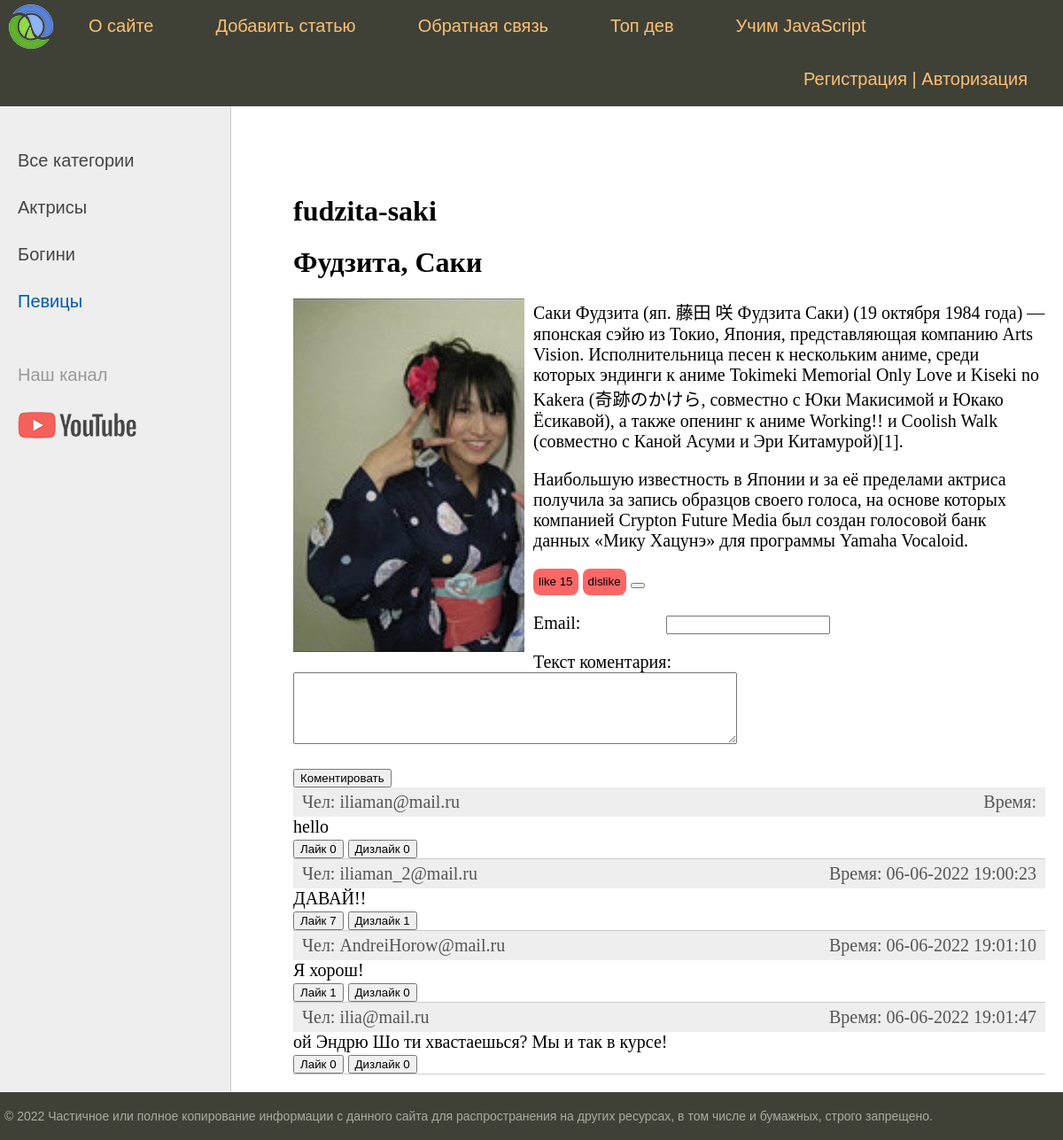
The page /post/fudzita-saki on the database its author committed.
### women/models.py (models this page shows, shortened)
class Category(models.Model):
    name = models.CharField(max_length=100, db_index=True, verbose_name='Название категории')
    slug = models.SlugField(max_length=255, unique=True, db_index=True, verbose_name='URL')
    def get_absolute_url(self):
        return reverse('category', kwargs={'cat_slug': self.slug})
    class Meta:
        verbose_name = 'Категория'
        verbose_name_plural = 'Категории'
        ordering = ['name']

class Women(models.Model):
    title = models.CharField(max_length=255, verbose_name='Заголовок')
    slug = models.SlugField(max_length=255, unique=True, db_index=True, verbose_name='URL')
    content = models.TextField(blank=True, verbose_name='Текст статьи')
    photo = models.ImageField(upload_to="photos/%Y/%m/%d/", verbose_name='Фото')
    time_create = models.DateTimeField(auto_now_add=True, verbose_name='Время создания')
    time_update = models.DateTimeField(auto_now=True, verbose_name='Время изменения')
    like = models.IntegerField(default=0, verbose_name='Лайки')
    dislike = models.IntegerField(default=0, verbose_name='Дизлайки')
    is_published = models.BooleanField(default=True, verbose_name='Публикация')
    cat = models.ForeignKey('Category', on_delete=models.PROTECT, verbose_name='Категория')
    class Meta:
        verbose_name = 'Известные женщины'
        verbose_name_plural = 'Известные женщины'
        ordering = ['time_create', 'title']

class Comment(models.Model):
    email = models.CharField(max_length=50, verbose_name='Email')
    content = models.TextField(blank=True, verbose_name='Текст коментария')
    time_create = models.DateTimeField(auto_now_add=True, verbose_name='Время публикации')
    like = models.IntegerField(default=0, verbose_name='Лайки')
    dislike = models.IntegerField(default=0, verbose_name='Дизлайки')
    post = models.ForeignKey('Women', on_delete=models.PROTECT, verbose_name='Пост')
    def get_absolute_url(self):
        return reverse('post', kwargs={'post_slug': self.post.slug})

### women/views.py (the view)
# urls.py: path('post/<slug:post_slug>', ShowPost.as_view(), name='post'),
class ShowPost(DataMixin, View):
    form_comment = AddCommentForm
    template_name = 'women/post.html'
    def get(self, request, post_slug):
        post = get_object_or_404(Women, slug=post_slug)
        comments = Comment.objects.filter(post_id=post.pk).select_related('post')
        form_comment = self.form_comment
        context = self.get_user_context(post=post, title=post.title, cat_selected=post.cat.slug, comments=comments,
                                        form_comment=form_comment)
        return render(request, self.template_name, context=context)
    def post(self, request, post_slug):
        post = get_object_or_404(Women, slug=post_slug)
        comments = Comment.objects.filter(post_id=post.pk)
        form_comment = self.form_comment
        if 'comment' in request.POST:
            form_comment = self.form_comment(request.POST)
            if form_comment.is_valid():
                email = form_comment.cleaned_data['email']
                content = form_comment.cleaned_data['content']
                go_in_bd = Comment(email=email, content=content, post_id=post.pk)
                go_in_bd.save()
            else:
                form_comment = self.form_comment()  # ошибку в контент форм коментс еррор
        elif 'comment-like' in request.POST:
            comment_id = request.POST.get('comment-like')
            comment = Comment.objects.get(pk=comment_id)
            comment.like += 1
            comment.save()
        elif 'comment-dislike' in request.POST:
            comment_id = request.POST.get('comment-dislike')
            comment = Comment.objects.get(pk=comment_id)
            comment.dislike += 1
            comment.save()
        context = {'post': post, 'title': post.title, 'cat_selected': post.cat.slug,
                   'comments': comments, 'form_comment': form_comment}
        return render(request, self.template_name, context=context)

### women/templatetags/women_tags.py (called while the page is built)
@register.inclusion_tag('usertags/list_categories.html')
def show_categories(sort=None, cat_selected=None):
    if not sort:
        cats = Category.objects.all()
    else:
        cats = Category.objects.order_by(sort)
    return {"cats": cats, "cat_selected": cat_selected}

@register.inclusion_tag('usertags/list_menu.html')
def show_menu(*args, **kwargs):
    menu = [{'title': "О сайте", 'url_name': 'about'},
            {'title': "Добавить статью", 'url_name': 'add_page'},
            {'title': "Обратная связь", 'url_name': 'contact'},
            {'title': "Топ дев", 'url_name': 'toprait'},
            {'title': "Учим JavaScript", 'url_name': 'learnjs'}]
    return {"menu": menu}

### women/utils.py (called while the page is built)
    def get_user_context(self, **kwargs):
        context = kwargs
        cat_selected = 0
        if 'cat_selected' not in context:
            context['cat_selected'] = 0
        return context

### women/templates/women/post.html (shortened to what this page needs)
{% extends 'women/base.html' %}
{% load static %}
{% block content %}
    <h1>{{ post.slug }}</h1>
    <h1>{{ post.title }}</h1>
    {% if post.photo %}
        <p><img class="img-article-left" src="{{ post.photo.url }}"></p>
    {% endif %}
    {{ post.content|linebreaks }}
        <button class="like" id="like" name="like">like {{ post.like }}</button>
        <button class="like" id="dislike" name="dislike" value=" Нажми меня c хейтом {{ post.dislike }}">dislike</button>
        <button type="submit" id="content"></button>
    <form action="" method="post">
        {% for f in form_comment %}
            <p><label class="form-label" for="{{ f.id_for_label }}">{{f.label}}: </label>{{ f }}</p>
        {% endfor %}
        <button type="submit" name="comment">Коментировать</button>
    </form>
    <ul class="list-comment">
        {% for coment in comments %}
            <li>
                <div class="comment-panel">
                    <p class="first">Чел: {{ coment.email }}</p>
                    <p class="last">Время: {{ coment.time_create|date:"d-m-Y H:i:s" }}</p>
                </div>
                {{ coment.content }}
                <form action="{{ coment.get_absolute_url }}" method="post">{% csrf_token %}
                    <button type="submit" name="comment-like" value="{{ coment.pk }}">Лайк {{ coment.like }}</button>
                    <button type="submit" name="comment-dislike" value="{{ coment.pk }}">Дизлайк {{ coment.dislike }}</button>
                </form>
            </li>
        {% endfor %}
    </ul>
{% endblock %}

### women/templates/usertags/list_categories.html
{% for post in cats %}
    {% if post.slug == cat_selected %}
        <li class="selected">{{post.name}}</li>
    {% else %}
        <li><a href="{{post.get_absolute_url}}">{{post.name}}</a> </li>
    {% endif %}
{% endfor %}

### women/static/women/css/styles.css (style rules this page uses)
html, body { font-family: 'Arial'; margin: 0; padding: 0; height: 100%; width: 100%; color: #444; }
a { color: #0059b2; text-decoration: none; }
img { max-width: 600px; height: auto; }
img.img-article-left { max-width: 300px; height: auto; float: left; padding: 0 10px 10px 0; }
.left-chapters ul li { margin: 30px 0 0 0; color: #999; }
.left-chapters ul li.selected { color: #0059b2; }
.left-chapters ul li a { color: #444; text-decoration: none; }
.content-text h1 { font-size: 32px; }
.form-label { display: inline-block; min-width: 150px; vertical-align: top; }
.like { border: none; border-radius: 8px; background: #FF6666; height: 30px; cursor: pointer; }
ul.list-comment { list-style: none; margin: 0; padding: 0; }
ul.list-comment li { border-bottom: 1px solid #ccc; }
div.comment-panel { background: #eee; padding: 5px 10px 5px 10px; box-sizing: border-box; overflow: hidden; color: #555; }
div.comment-panel p.first { margin: 0; float: left; }
div.comment-panel p.last { margin: 0; float: right; }

### rows shown on the page
Category: name "Актрисы"
Category: name "Богини"
Category: name "Певицы"
Women: slug "fudzita-saki", title "Фудзита, Саки", photo (picture), content "Саки Фудзита (яп. 藤田 咲 Фудзита Саки) (19 октября 1984 года) — японская сэйю из Токио, Япония, представляющая компанию Arts Vision. Исполнительница песен к нескольким аниме, среди которых эндинги к аниме Tokimeki Memorial Only Love и Kiseki no Kakera (奇跡のかけら, совместно с Юки Макисимой и Юкако Ёсикавой), а также опенинг к аниме Working!! и Coolish Walk (совместно с Каной Асуми и Эри Китамурой)[1]. Наибольшую известность в Японии и за её пределами актриса получила за запись образцов своего голоса, на основе которых компанией Crypton Future Media был создан голосовой банк данных «Мику Хацунэ» для программы Yamaha Vocaloid.", like "15"
Comment: email "iliaman@mail.ru", content "hello", {{ coment.pk }} 1 (drawn), like "0", dislike "0"
Comment: email "iliaman_2@mail.ru", time_create "06-06-2022 19:00:23", content "ДАВАЙ!!", {{ coment.pk }} 2 (drawn), like "7", dislike "1"
Comment: email "AndreiHorow@mail.ru", time_create "06-06-2022 19:01:10", content "Я хорош!", {{ coment.pk }} 3 (drawn), like "1", dislike "0"
Comment: email "ilia@mail.ru", time_create "06-06-2022 19:01:47", content "ой Эндрю Шо ти хвастаешься? Мы и так в курсе!", {{ coment.pk }} 4 (drawn), like "0", dislike "0"

### other values the page prints
{{ m.title }} "О сайте" "Добавить статью" "Обратная связь" "Топ дев" "Учим JavaScript"
{{ f.label }} "Email" "Текст коментария"
